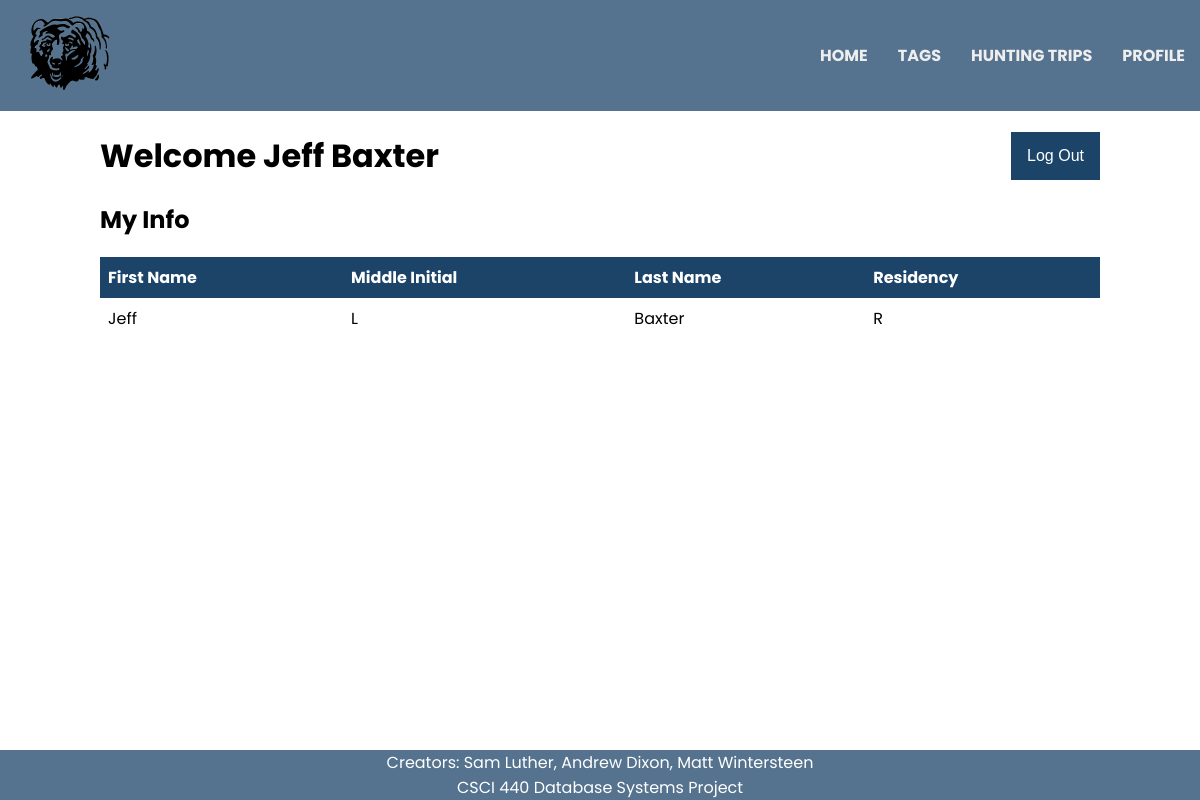
The page /profile.php (signed in) on the database its author committed.
### tables this page shows
CREATE TABLE Hunter(
Hunter_id integer PRIMARY KEY,
h_password text NOT NULL,
Fname text NOT NULL,
Minit text,
Lname text NOT NULL,
Resident text);

### profile.php (the view, shortened to what this page needs)
<?php
include './meta/inc/header.php';
include_once './meta/assets/dbconnect.inc';
?>
<div class="container">
    <?php
    if(isset( $_SESSION['id'])){
        echo '<button id="logout_btn" onclick="window.location.href = \'meta/inc/logout.php\';">Log Out</button><h1>Welcome '.$_SESSION["Name"]."</h1>";
    }
        if ( ! empty( $_POST ) ) {
            $Hunter_id = $_POST['id'];
            $h_password = $_POST['password'];
            $sql = "SELECT * FROM Hunter WHERE Hunter_id='$Hunter_id' AND h_password='$h_password'";
            $result = $dbConn->query($sql) or die("Data query error");
            if($result-> num_rows > 0){
                echo "<h2>My Info</h2>";
                echo "<table>";
                 echo "<thead><tr><th>First Name</th><th>Middle Initial</th><th>Last Name</th><th>Residency</th></tr></thead><tbody>";
                while($row=$result->fetch_assoc()){
                    echo "<tr><td>".$row["Fname"]."</td><td>".$row["Minit"]."</td><td>".$row["Lname"]."</td><td>".$row["Resident"]."</td></tr>";
                    $_SESSION['id'] = $Hunter_id;
                    $_SESSION['Name'] = $row["Fname"]." ".$row["Lname"];
                }
                echo "</tbody></table>";
            } else {
                echo "No user found";
            }
        } else if(isset( $_SESSION['id'] )){
            $sql = "SELECT * FROM Hunter WHERE Hunter_id=".$_SESSION['id'].";";
            $result = $dbConn->query($sql) or die("Data query error");
            if($result-> num_rows > 0){
                echo "<h2>My Info</h2>";
                echo "<table>";
                 echo "<thead><tr><th>First Name</th><th>Middle Initial</th><th>Last Name</th><th>Residency</th></tr></thead><tbody>";
                while($row=$result->fetch_assoc()){
                    echo "<tr><td>".$row["Fname"]."</td><td>".$row["Minit"]."</td><td>".$row["Lname"]."</td><td>".$row["Resident"]."</td></tr>";
                }
                echo "</tbody></table>";
            }
        } else {
            header("Location: http://localhost:8080/tagtracker/");
        }
?>
</div>
<?php
include './meta/inc/footer.php';
?>

### meta/css/master.css (style rules this page uses)
body { font-size: 16px; font-family: 'Poppins', sans-serif; margin: 0px; padding: 0px; background-color: #FFF; }
table { border-collapse: collapse; width: 100%; }
th, td { text-align: left; padding: 8px; }
th { background-color: rgb(28,68,105); color: white; }
.container { width: 1000px; height 100%; margin: 0 auto; }
#logout_btn { background-color: rgb(28,68,105); border: none; color: white; padding: 15px 16px; text-align: center; text-decoration: none; display: inline-block; font-size: 16px; margin: 0px; cursor: pointer; float: right; }

### rows shown on the page
hunter: Fname "Jeff", Minit "L", Lname "Baxter", Resident "R"

### other values the page prints
$_SESSION["Name"] "Jeff Baxter"
